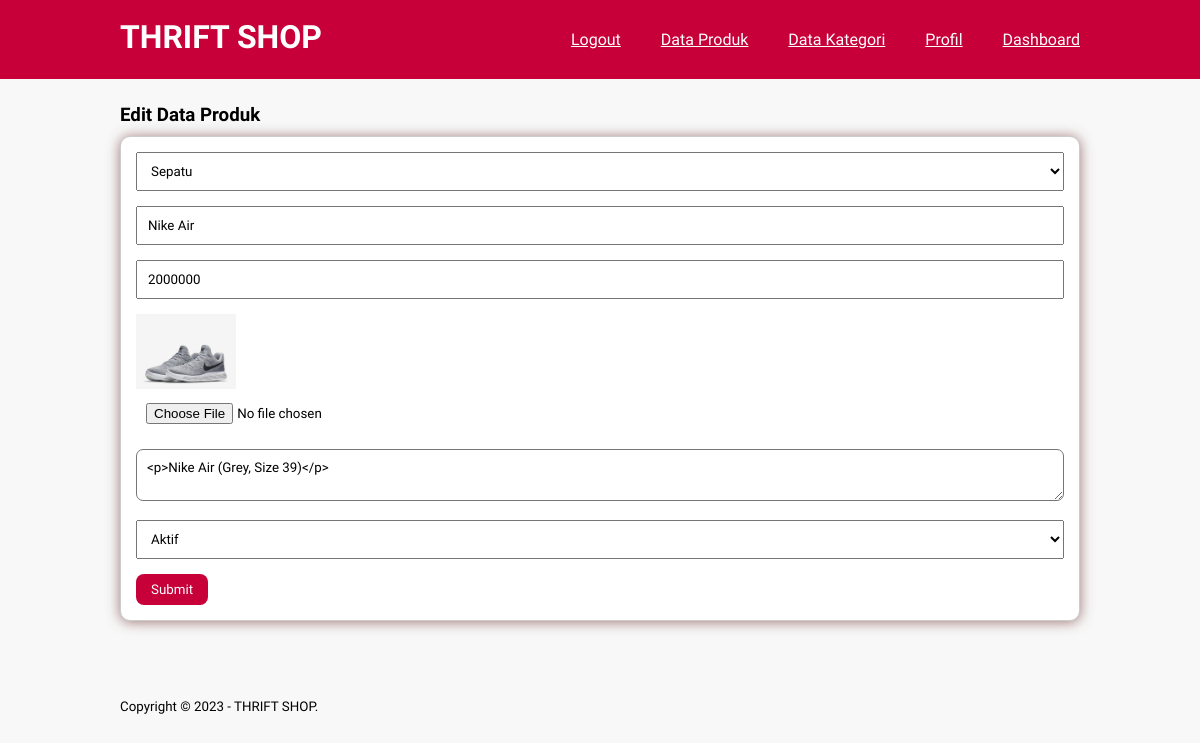
Page /edit-produk.php?id=11 (signed in) on the earlier database version.
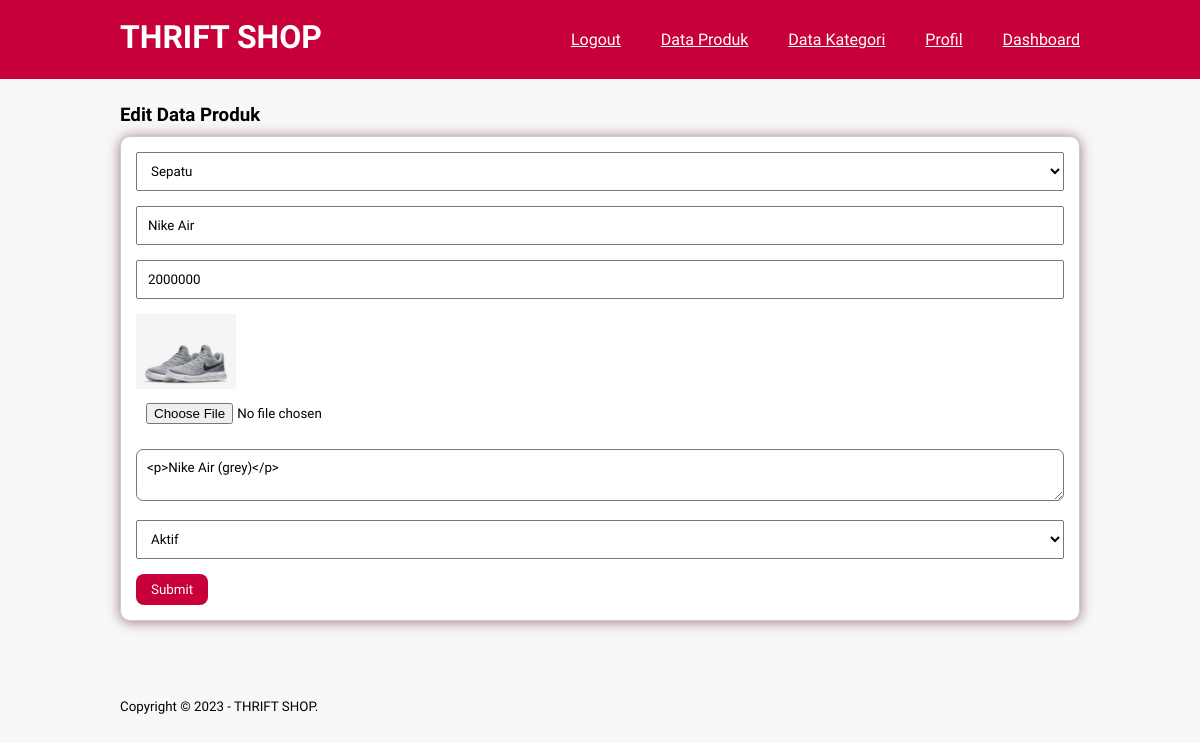
Same page on the later database version.
### tables this page shows
CREATE TABLE `tb_produk` (
  `id_produk` int(10) NOT NULL,
  `id_kategori` int(10) NOT NULL,
  `nama_produk` varchar(100) NOT NULL,
  `harga_produk` int(30) NOT NULL,
  `deskripsi_produk` text NOT NULL,
  `img_produk` varchar(100) NOT NULL,
  `status_produk` tinyint(1) NOT NULL,
  `data_created` timestamp NOT NULL DEFAULT current_timestamp()
);

CREATE TABLE `tb_kategori` (
  `id_kategori` int(10) NOT NULL,
  `nama_kategori` varchar(50) NOT NULL
);

### edit-produk.php (the view, shortened to what this page needs)
<?php
    include 'db.php';
    $produk = mysqli_query($conn, "SELECT * FROM tb_produk WHERE id_produk = '".$_GET['id']."' ");
    $p = mysqli_fetch_object($produk);
?>
<!DOCTYPE html>
<html lang="en">
<head>
    <link rel="stylesheet" type="text/css" href="css/style.css">
</head>
<body>
    <header>
        <div class="container">
            <h1><a href="halaman_admin.php">THRIFT SHOP</a></h1>
            <ul>
                <li><a href="halaman_admin.php">Dashboard</a></li>
                <li><a href="profil.php">Profil</a></li>
                <li><a href="data-kategori.php">Data Kategori</a></li>
                <li><a href="data-produk.php">Data Produk</a></li>
                <li><a href="logout.php">Logout</a></li>
            </ul>
        </div>
    </header>
    <div class="section">
        <div class="container">
            <h3>Edit Data Produk</h3>
            <div class="box">
                <form action="" method="POST" enctype="multipart/form-data">
                    <select class="input-control" name="kategori" required>
                        <?php
                            $kategori = mysqli_query($conn, "SELECT * FROM tb_kategori ORDER BY id_kategori DESC");
                            while($r = mysqli_fetch_array($kategori)){
                        ?>
                        <option value="<?php echo $r['id_kategori'] ?>"<?php echo ($r['id_kategori'] == $p->id_kategori)? 'selected':''; ?>><?php echo $r['nama_kategori'] ?></option>
                        <?php } ?>
                    </select>
                    <input type="text" name="nama" class="input-control" placeholder="Nama Produk" value="<?php echo $p->nama_produk ?>" required>
                    <input type="text" name="harga" class="input-control" placeholder="Harga" value="<?php echo $p->harga_produk ?>" required>
                    <img src="produk/<?php echo $p->img_produk ?>" width="100px">
                    <input type="file" name="gambar" class="input-control">
                    <textarea class="input-control" name="deskripsi" placeholder="Deskripsi"><?php echo $p->deskripsi_produk ?></textarea><br>
                    <select class="input-control" name="status">
                        <option value="1" <?php echo ($p->status_produk == 1)? 'selected':''; ?>>Aktif</option>
                    </select>
                    <input type="submit" name="submit" value="Submit" class="btn">
                </form>
            </div>
        </div>
    </div>
    <footer>
        <div class="container">
            <small>Copyright &copy; 2023 - THRIFT SHOP.</small>
        </div>
    </footer>
</body>
</html>

Differences in the rows shown:
changed tb_produk "Nike Air": deskripsi "<p>Nike Air (Grey, Size 39)</p>" → "<p>Nike Air (grey)</p>"
